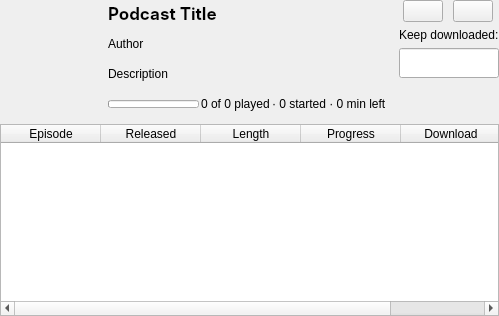
            <widget class="QWidget" name="podcastShowPage">
             <layout class="QVBoxLayout" name="podcastShowPageLayout" stretch="0,1">
              <property name="leftMargin">
               <number>0</number>
              </property>
              <property name="topMargin">
               <number>0</number>
              </property>
              <property name="rightMargin">
               <number>0</number>
              </property>
              <property name="bottomMargin">
               <number>0</number>
              </property>
              <item>
               <layout class="QHBoxLayout" name="podcastHeader">
                <item>
                 <widget class="QLabel" name="podcastCover">
                  <property name="minimumSize">
                   <size>
                    <width>96</width>
                    <height>96</height>
                   </size>
                  </property>
                  <property name="maximumSize">
                   <size>
                    <width>96</width>
                    <height>96</height>
                   </size>
                  </property>
                  <property name="text">
                   <string/>
                  </property>
                  <property name="scaledContents">
                   <bool>true</bool>
                  </property>
                  <property name="pixmap">
                   <pixmap>../assets/mic.svg</pixmap>
                  </property>
                 </widget>
                </item>
                <item>
                 <spacer name="podcastHeaderGap">
                  <property name="orientation">
                   <enum>Qt::Orientation::Horizontal</enum>
                  </property>
                  <property name="sizeType">
                   <enum>QSizePolicy::Policy::Fixed</enum>
                  </property>
                  <property name="sizeHint" stdset="0">
                   <size>
                    <width>6</width>
                    <height>20</height>
                   </size>
                  </property>
                 </spacer>
                </item>
                <item>
                 <layout class="QVBoxLayout" name="podcastHeaderText">
                  <property name="spacing">
                   <number>2</number>
                  </property>
                  <item>
                   <widget class="QLabel" name="podcastTitle">
                    <property name="text">
                     <string>Podcast Title</string>
                    </property>
                    <property name="font">
                     <font>
                      <family>Inter</family>
                      <pointsize>13</pointsize>
                      <bold>true</bold>
                     </font>
                    </property>
                    <property name="textInteractionFlags">
                     <set>Qt::TextInteractionFlag::TextSelectableByMouse</set>
                    </property>
                   </widget>
                  </item>
                  <item>
                   <widget class="QLabel" name="podcastAuthor">
                    <property name="text">
                     <string>Author</string>
                    </property>
                   </widget>
                  </item>
                  <item>
                   <widget class="QLabel" name="podcastDescription">
                    <property name="text">
                     <string>Description</string>
                    </property>
                    <property name="wordWrap">
                     <bool>true</bool>
                    </property>
                    <property name="maximumSize">
                     <size>
                      <width>16777215</width>
                      <height>48</height>
                     </size>
                    </property>
                    <property name="sizePolicy">
                     <sizepolicy hsizetype="Preferred" vsizetype="Maximum">
                      <horstretch>0</horstretch>
                      <verstretch>0</verstretch>
                     </sizepolicy>
                    </property>
                   </widget>
                  </item>
                  <item>
                   <layout class="QHBoxLayout" name="podcastProgressRow" stretch="0,0,1">
                    <item>
                     <widget class="QProgressBar" name="podcastProgress">
                      <property name="sizePolicy">
                       <sizepolicy hsizetype="Preferred" vsizetype="Fixed">
                        <horstretch>0</horstretch>
                        <verstretch>0</verstretch>
                       </sizepolicy>
                      </property>
                      <property name="minimumSize">
                       <size>
                        <width>30</width>
                        <height>8</height>
                       </size>
                      </property>
                      <property name="maximumSize">
                       <size>
                        <width>220</width>
                        <height>8</height>
                       </size>
                      </property>
                      <property name="toolTip">
                       <string>How much of the podcast you have listened to</string>
                      </property>
                      <property name="value">
                       <number>0</number>
                      </property>
                      <property name="textVisible">
                       <bool>false</bool>
                      </property>
                     </widget>
                    </item>
                    <item>
                     <widget class="QLabel" name="podcastProgressLabel">
                      <property name="sizePolicy">
                       <sizepolicy hsizetype="Minimum" vsizetype="Preferred">
                        <horstretch>0</horstretch>
                        <verstretch>0</verstretch>
                       </sizepolicy>
                      </property>
                      <property name="text">
                       <string>0 of 0 played</string>
                      </property>
                     </widget>
                    </item>
                    <item>
                     <widget class="QLabel" name="podcastProgressDetails">
                      <property name="text">
                       <string>· 0 started · 0 min left</string>
                      </property>
                     </widget>
                    </item>
                   </layout>
                  </item>
                 </layout>
                </item>
                <item>
                 <spacer name="podcastHeaderStretch">
                  <property name="orientation">
                   <enum>Qt::Orientation::Horizontal</enum>
                  </property>
                  <property name="sizeType">
                   <enum>QSizePolicy::Policy::Fixed</enum>
                  </property>
                  <property name="sizeHint" stdset="0">
                   <size>
                    <width>6</width>
                    <height>20</height>
                   </size>
                  </property>
                 </spacer>
                </item>
                <item>
                 <layout class="QVBoxLayout" name="podcastHeaderButtons">
                  <item>
                   <layout class="QHBoxLayout" name="podcastHeaderButtonRow">
                    <item>
                     <widget class="QPushButton" name="podcastPlayButton">
                      <property name="sizePolicy">
             <sizepolicy hsizetype="Fixed" vsizetype="Fixed">
              <horstretch>0</horstretch>
              <verstretch>0</verstretch>
             </sizepolicy>
            </property>
                      <property name="toolTip">
                       <string>Play: carry on where you left off, or with the next episode if that one ended</string>
                      </property>
                      <property name="text">
                       <string/>
                      </property>
                      <property name="icon">
                       <iconset>
                        <normalon>../assets/play.svg</normalon>
                       </iconset>
                      </property>
                     </widget>
                    </item>
                    <item>
                     <widget class="QPushButton" name="podcastSubscribeButton">
                    <property name="sizePolicy">
             <sizepolicy hsizetype="Fixed" vsizetype="Fixed">
              <horstretch>0</horstretch>
              <verstretch>0</verstretch>
             </sizepolicy>
            </property>
            <property name="toolTip">
                     <string>Subscribe</string>
                    </property>
                    <property name="text">
                     <string/>
                    </property>
                    <property name="icon">
             <iconset>
              <normalon>../assets/calendar.svg</normalon>
             </iconset>
            </property>
                   </widget>
                    </item>
                   </layout>
                  </item>
                  <item>
                   <layout class="QVBoxLayout" name="podcastKeepRow">
                    <item>
                     <widget class="QLabel" name="podcastKeepLabel">
                      <property name="text">
                       <string>Keep downloaded:</string>
                      </property>
                     </widget>
                    </item>
                    <item>
                     <widget class="QLineEdit" name="podcastKeepCount">
                      <property name="sizePolicy">
                       <sizepolicy hsizetype="Fixed" vsizetype="Fixed">
                        <horstretch>0</horstretch>
                        <verstretch>0</verstretch>
                       </sizepolicy>
                      </property>
                      <property name="minimumSize">
                       <size>
                        <width>100</width>
                        <height>30</height>
                       </size>
                      </property>
                      <property name="maximumSize">
                       <size>
                        <width>100</width>
                        <height>30</height>
                       </size>
                      </property>
                      <property name="alignment">
                       <set>Qt::AlignmentFlag::AlignCenter</set>
                      </property>
                      <property name="toolTip">
                       <string>How many of the next episodes to listen to are downloaded automatically: the ones after the last you played (from the first episode, if you have not started). New releases are downloaded too. Type a number, or use the Up and Down keys.</string>
                      </property>
                      <property name="suffix" stdset="0">
                       <string> next</string>
                      </property>
                      <property name="minimum" stdset="0">
                       <number>0</number>
                      </property>
                      <property name="maximum" stdset="0">
                       <number>50</number>
                      </property>
                      <property name="value" stdset="0">
                       <number>3</number>
                      </property>
                     </widget>
                    </item>
                   </layout>
                  </item>
                  <item>
                   <spacer name="podcastHeaderButtonsSpacer">
                    <property name="orientation">
                     <enum>Qt::Orientation::Vertical</enum>
                    </property>
                    <property name="sizeType">
                     <enum>QSizePolicy::Policy::Minimum</enum>
                    </property>
                    <property name="sizeHint" stdset="0">
                     <size>
                      <width>20</width>
                      <height>40</height>
                     </size>
                    </property>
                   </spacer>
                  </item>
                 </layout>
                </item>
               </layout>
              </item>
              <item>
               <widget class="QTableWidget" name="podcastEpisodes">
                <property name="contextMenuPolicy">
                 <enum>Qt::ContextMenuPolicy::CustomContextMenu</enum>
                </property>
                <property name="toolTip">
                 <string>Double-click an episode to play it. Right-click for more.</string>
                </property>
                <property name="editTriggers">
                 <set>QAbstractItemView::EditTrigger::NoEditTriggers</set>
                </property>
                <property name="alternatingRowColors">
                 <bool>true</bool>
                </property>
                <property name="selectionMode">
                 <enum>QAbstractItemView::SelectionMode::ExtendedSelection</enum>
                </property>
                <property name="selectionBehavior">
                 <enum>QAbstractItemView::SelectionBehavior::SelectRows</enum>
                </property>
                <property name="showGrid">
                 <bool>false</bool>
                </property>
                <property name="wordWrap">
                 <bool>false</bool>
                </property>
                <property name="verticalScrollMode">
                 <enum>QAbstractItemView::ScrollMode::ScrollPerPixel</enum>
                </property>
                <attribute name="verticalHeaderVisible">
                 <bool>false</bool>
                </attribute>
                <attribute name="horizontalHeaderStretchLastSection">
                 <bool>false</bool>
                </attribute>
                <column>
                 <property name="text">
                  <string>Episode</string>
                 </property>
                </column>
                <column>
                 <property name="text">
                  <string>Released</string>
                 </property>
                </column>
                <column>
                 <property name="text">
                  <string>Length</string>
                 </property>
                </column>
                <column>
                 <property name="text">
                  <string>Progress</string>
                 </property>
                </column>
                <column>
                 <property name="text">
                  <string>Download</string>
                 </property>
                </column>
               </widget>
              </item>
             </layout>
            </widget>
